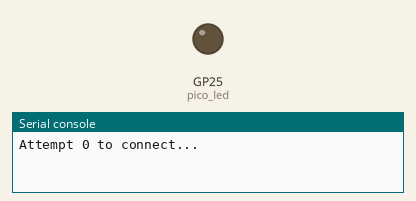
Recording of a program running on a simulated Raspberry Pi Pico running MicroPython. Shown: output pins drawn as LEDs (lit = HIGH), the last lines printed to the serial console. WiFi joins after 1.5 s.

Above: at 0.1 s.
At 1.1 s:
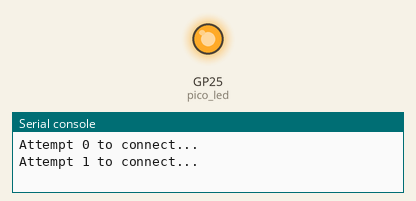
Timing chart, 0 to 3.5 s (numbered marks = the images above):
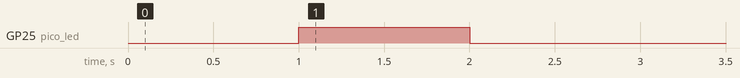

The program:

wifi_control_pico_w_auto_reconnect.py
```python
# Content:
# Pico tents to disconnect after ideling if its disconnected we have to reconnect automatically
# Code is trying to check the connection status and tryied to reconnect it if its not connected
#
# 2025.02.24
# Malithkd


import network
import socket
from time import sleep
import machine

pico_led = machine.Pin("LED",machine.Pin.OUT)
adcpin = 4
sensor = machine.ADC(adcpin)

ssid = 'NinjaWarriers'
password = 'Boys1234'

def ReadTemperature():
    adc_value = sensor.read_u16()
    volt = (3.3/65535) * adc_value
    temperature = 27 - (volt - 0.706)/0.001721
    return round(temperature, 1)

def connect():
    #Connect to WLAN
    wlan = network.WLAN(network.STA_IF)
    wlan.active(True)
    count = 0
    while count < 30:
        wlan.connect(ssid, password)
        if wlan.isconnected() == False:
            print(f"Attempt {count} to connect... ")
            sleep(1)
            pico_led.on()
            count  = count +1
        else:
            count = 60

    if count == 30:
        print("Connection apptemp failed")
        ip = 0
        pico_led.off()
        sleep(60)
        ip = connect()
    else:
        ip = wlan.ifconfig()[0]
        print("Connection Successfull !")
        print(f'Connected on {ip}')
        pico_led.off()

    return ip

def open_socket(ip):
    # Open a socket
    address = (ip, 80)
    connection = socket.socket()
    connection.bind(address)
    connection.listen(1)
    return connection


def webpage(temperature, state):
    #Template HTML
    html = f"""
            <!DOCTYPE html>
            <html>
            <form action="./lighton">
            <input type="submit" value="Light on" />
            </form>
            <form action="./lightoff">
            <input type="submit" value="Light off" />
            </form>
            <p>LED is {state}</p>
           <p>Temperature is {temperature}</p>
            </body>
            </html>
            """
    return str(html)


def serve(connection):
    #Start a web server
    state = 'OFF'
    pico_led.off()
    temperature = 0
    while True:
        client = connection.accept()[0]
        request = client.recv(1024)
        request = str(request)
        try:
            request = request.split()[1]
        except IndexError:
            pass
        if request == '/lighton?':
            pico_led.on()
            state = 'ON'
        elif request =='/lightoff?':
            pico_led.off()
            state = 'OFF'
        temperature = ReadTemperature()
        html = webpage(temperature, state)
        client.send(html)
        client.close()


# main function
wlan = network.WLAN(network.STA_IF)
wlan.active(True)
while True:
    try:
        if wlan.isconnected() == False:
            ip = connect()
        else:
            connection = open_socket(ip)
            serve(connection)
    except KeyboardInterrupt:
        machine.reset()
```

Measured:
- by itself, GP25 (pico_led): LOW → HIGH at 1.0 s, → LOW 1.0 s later
